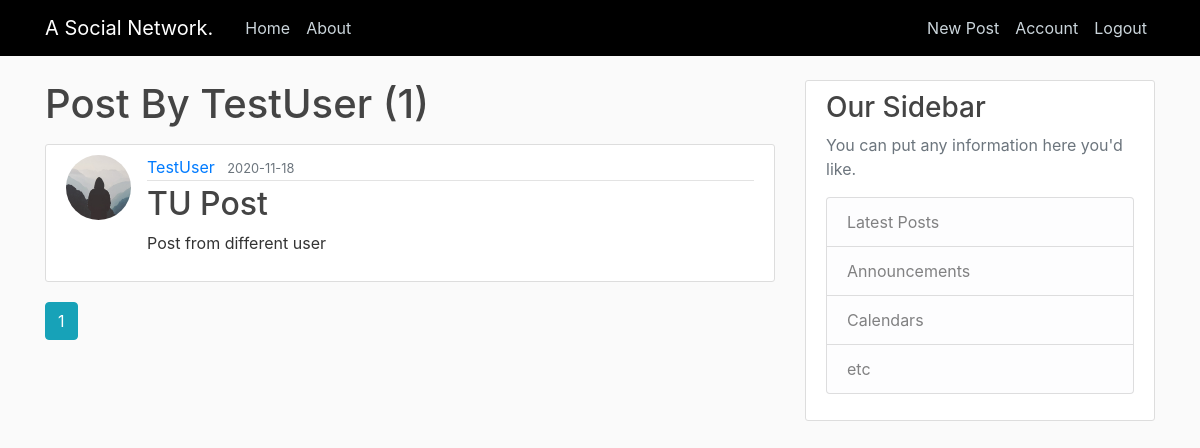
Screenshot of /user/TestUser (signed in) with the database file from the repository.
### app/models.py (models this page shows, shortened)
class User(db.Model, UserMixin):
    id = db.Column(db.Integer, primary_key = True)
    username = db.Column(db.String(20), unique=True, nullable=False)
    email = db.Column(db.String(120), unique=True, nullable=False)
    image_file = db.Column(db.String(20),nullable=False, default='default.jpg')
    password = db.Column(db.String(60),nullable=False)
    posts = db.relationship('Post', backref='author', lazy=True)

class Post(db.Model):
    id = db.Column(db.Integer, primary_key = True)
    title = db.Column(db.String(100), nullable=False)
    date_posted = db.Column(db.DateTime, nullable=False, default=datetime.utcnow)
    content = db.Column(db.Text, nullable=False)
    user_id = db.Column(db.Integer, db.ForeignKey('user.id'), nullable=False)

### app/users/routes.py (the view)
@users.route('/user/<string:username>')
def user_posts(username):
    page = request.args.get('page', 1, type=int)
    user = User.query.filter_by(username=username).first_or_404()
    posts = Post.query.filter_by(author=user)\
        .order_by(Post.date_posted.desc())\
        .paginate(per_page=5, page=page)
    return render_template('user_posts.html',posts=posts, user=user)

### app/models.py (called while the page is built)
@login_manager.user_loader
def load_user(user_id):
    return User.query.get(int(user_id))

### app/templates/user_posts.html
{% extends 'layout.html' %}
{% block content %}
    <h1 class= 'mb-3'> Post By {{ user.username }} ({{ posts.total }})</h1>
    {% for post in posts.items %}
        <article class="media content-section">
            <img class="rounded-circle article-img" src="{{ url_for('static', filename='profile_pics/' + post.author.image_file) }}" alt="profile_picture">
            <div class="media-body">
            <div class="article-metadata">
                <a class="mr-2" href="{{ url_for('users.user_posts', username=post.author.username) }}">{{ post.author.username }}</a>
                <small class="text-muted">{{ post.date_posted.strftime('%Y-%m-%d') }}</small>
            </div>
            <h2><a class="article-title" href="{{ url_for('posts.post', post_id = post.id) }}">{{ post.title }}</a></h2>
            <p class="article-content">{{ post.content }}</p>
            </div>
        </article>
    {% endfor %}
    {% for page_num in posts.iter_pages(left_edge=1, right_edge=1, left_current=1, right_current=2) %}
        {% if page_num %}
            {% if posts.page == page_num %}
            <a  class= 'btn btn-info mb-4' href="{{ url_for('users.user_posts',username=user.username, page=page_num) }}">{{ page_num }}</a>
            {% else %}
                <a  class= 'btn btn-outline-info mb-4' href="{{ url_for('users.user_posts',username=user.username, page=page_num) }}">{{ page_num }}</a>
            {% endif %}
        {% else %}
            ...
        {% endif %}
    {% endfor %}
{% endblock content %}

### app/static/main.css (style rules this page uses)
body { background: #fafafa; color: #333333; margin-top: 5rem; }
h1, h2, h3, h4, h5, h6 { color: #444444; }
.content-section { background: #ffffff; padding: 10px 20px; border: 1px solid #dddddd; border-radius: 3px; margin-bottom: 20px; }
.article-title { color: #444444; }
.article-content { white-space: pre-line; }
.article-img { height: 65px; width: 65px; margin-right: 16px; }
.article-metadata { padding-bottom: 1px; margin-bottom: 4px; border-bottom: 1px solid #e3e3e3 }

### rows the page displays
User: username "TestUser"
Post: image_file (placeholder picture), author.username "TestUser", date_posted "2020-11-18", title "TU Post", content "Post from different user"

### other values shown
{{ posts.total }} "1"
{{ page_num }} "1"
